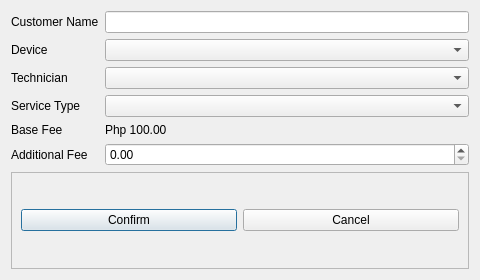
<?xml version="1.0" encoding="UTF-8"?>
<ui version="4.0">
 <class>ServiceDialog</class>
 <widget class="QDialog" name="ServiceDialog">
  <property name="geometry">
   <rect>
    <x>0</x>
    <y>0</y>
    <width>480</width>
    <height>280</height>
   </rect>
  </property>
  <property name="windowTitle">
   <string>Service</string>
  </property>
  <layout class="QVBoxLayout" name="verticalLayout">
   <item>
    <layout class="QFormLayout" name="formLayout">
     <item row="0" column="0">
      <widget class="QLabel" name="label">
       <property name="text">
        <string>Customer Name</string>
       </property>
      </widget>
     </item>
     <item row="0" column="1">
      <widget class="QLineEdit" name="customer">
       <property name="maxLength">
        <number>50</number>
       </property>
      </widget>
     </item>
     <item row="1" column="0">
      <widget class="QLabel" name="label_2">
       <property name="text">
        <string>Device</string>
       </property>
      </widget>
     </item>
     <item row="1" column="1">
      <widget class="QComboBox" name="device"/>
     </item>
     <item row="2" column="0">
      <widget class="QLabel" name="label_3">
       <property name="text">
        <string>Technician</string>
       </property>
      </widget>
     </item>
     <item row="2" column="1">
      <widget class="QComboBox" name="technician"/>
     </item>
     <item row="3" column="0">
      <widget class="QLabel" name="label_4">
       <property name="text">
        <string>Service Type</string>
       </property>
      </widget>
     </item>
     <item row="3" column="1">
      <widget class="QComboBox" name="serviceType"/>
     </item>
     <item row="4" column="0">
      <widget class="QLabel" name="label_5">
       <property name="text">
        <string>Base Fee</string>
       </property>
      </widget>
     </item>
     <item row="4" column="1">
      <widget class="QLabel" name="label_6">
       <property name="text">
        <string>Php 100.00</string>
       </property>
      </widget>
     </item>
     <item row="5" column="0">
      <widget class="QLabel" name="label_7">
       <property name="text">
        <string>Additional Fee</string>
       </property>
      </widget>
     </item>
     <item row="5" column="1">
      <widget class="QDoubleSpinBox" name="additionalFee">
       <property name="maximum">
        <double>9999.989999999999782</double>
       </property>
      </widget>
     </item>
    </layout>
   </item>
   <item>
    <widget class="QFrame" name="frame">
     <property name="frameShape">
      <enum>QFrame::StyledPanel</enum>
     </property>
     <property name="frameShadow">
      <enum>QFrame::Raised</enum>
     </property>
     <layout class="QHBoxLayout" name="horizontalLayout">
      <item>
       <widget class="QPushButton" name="confirm">
        <property name="text">
         <string>Confirm</string>
        </property>
       </widget>
      </item>
      <item>
       <widget class="QPushButton" name="cancel">
        <property name="text">
         <string>Cancel</string>
        </property>
       </widget>
      </item>
     </layout>
    </widget>
   </item>
  </layout>
 </widget>
 <resources/>
 <connections/>
</ui>
